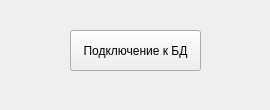
<?xml version="1.0" encoding="UTF-8"?>
<ui version="4.0">
 <class>MainWindow</class>
 <widget class="QMainWindow" name="MainWindow">
  <property name="geometry">
   <rect>
    <x>0</x>
    <y>0</y>
    <width>270</width>
    <height>110</height>
   </rect>
  </property>
  <property name="sizePolicy">
   <sizepolicy hsizetype="Fixed" vsizetype="Fixed">
    <horstretch>0</horstretch>
    <verstretch>0</verstretch>
   </sizepolicy>
  </property>
  <property name="minimumSize">
   <size>
    <width>270</width>
    <height>110</height>
   </size>
  </property>
  <property name="maximumSize">
   <size>
    <width>270</width>
    <height>110</height>
   </size>
  </property>
  <property name="windowTitle">
   <string>MainWindow</string>
  </property>
  <widget class="QWidget" name="centralwidget">
   <widget class="QPushButton" name="pb_ToDialogWindow">
    <property name="geometry">
     <rect>
      <x>70</x>
      <y>30</y>
      <width>131</width>
      <height>41</height>
     </rect>
    </property>
    <property name="sizePolicy">
     <sizepolicy hsizetype="Fixed" vsizetype="Fixed">
      <horstretch>0</horstretch>
      <verstretch>0</verstretch>
     </sizepolicy>
    </property>
    <property name="text">
     <string>Подключение к БД</string>
    </property>
   </widget>
  </widget>
  <widget class="QMenuBar" name="menubar">
   <property name="geometry">
    <rect>
     <x>0</x>
     <y>0</y>
     <width>270</width>
     <height>22</height>
    </rect>
   </property>
  </widget>
 </widget>
 <resources/>
 <connections/>
</ui>
